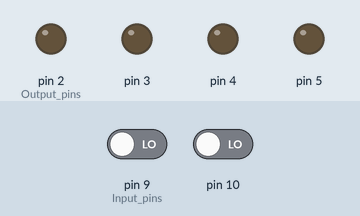
The sketch below on a simulated Arduino Uno, built with avr-gcc and run on an emulated ATmega328P. Shown: output pins drawn as LEDs (lit = HIGH). The test bench sets the inputs (shaded band); at power-on: pin 9 (Input_pins) LOW, pin 10 LOW.

Above: at 1.2 s.
1.3 s: pin 9 (Input_pins) driven HIGH
At 1.9 s:
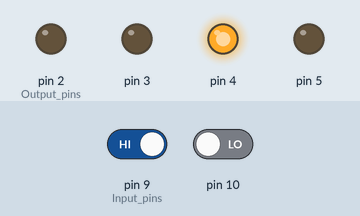
2.8 s: pin 10 driven HIGH
At 4.0 s:
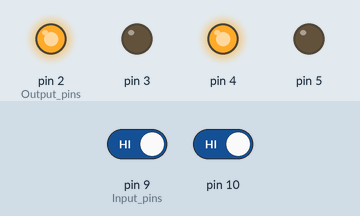
4.3 s: pin 9 (Input_pins) driven LOW
At 5.3 s:
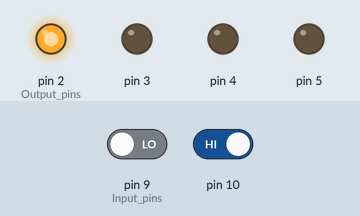
5.8 s: pin 10 driven LOW
At 6.5 s:
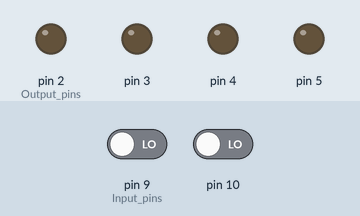
Timing chart, 0 to 8.3 s (numbered marks = the images above; inputs shaded):
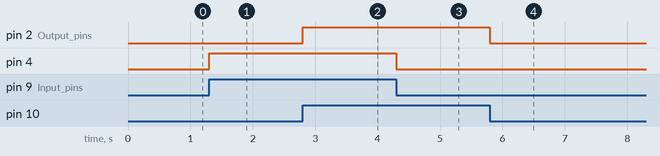

The sketch:

Line_Follower_Code.ino
```cpp
//Line follower robot code.

void setup() {

 pinMode(9,INPUT);    // Input pins.
 pinMode(10,INPUT);

 pinMode(2,OUTPUT);    // Output pins.
 pinMode(3,OUTPUT);
 pinMode(4,OUTPUT);
 pinMode(5,OUTPUT);
}

void loop() {

  int IR_R = digitalRead(9);
  int IR_L = digitalRead(10);

  if (( IR_R == 1 )&&( IR_L == 1))
  {
    digitalWrite(2,HIGH);
    digitalWrite(3,LOW);
    digitalWrite(4,HIGH);
    digitalWrite(5,LOW);
  }

   else if (( IR_R == 1 )&&( IR_L == 0))
  {
    digitalWrite(2,LOW);
    digitalWrite(3,LOW);
    digitalWrite(4,HIGH);
    digitalWrite(5,LOW);
  }

  else if (( IR_R == 0 )&&( IR_L == 1))
  {
    digitalWrite(2,HIGH);
    digitalWrite(3,LOW);
    digitalWrite(4,LOW);
    digitalWrite(5,LOW);
  }

  else
  {
    digitalWrite(2,LOW);
    digitalWrite(3,LOW);
    digitalWrite(4,LOW);
    digitalWrite(5,LOW);
  }
}
```

Measured:
- after the input at 1.3 s, pin 4: LOW → HIGH at once
- after the input at 2.8 s, pin 2 (Output_pins): LOW → HIGH at once
- after the input at 4.3 s, pin 4: HIGH → LOW at once
- after the input at 5.8 s, pin 2 (Output_pins): HIGH → LOW at once
